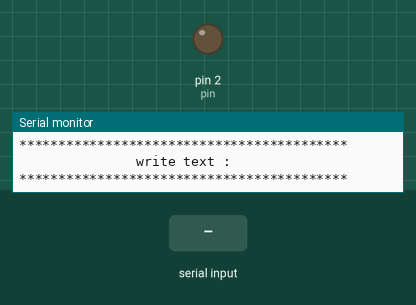
This sketch was run on a simulated Arduino Uno, built with avr-gcc and run on an emulated ATmega328P. Parts: output pins drawn as LEDs (lit = HIGH), the last lines printed to the serial monitor. The inputs (shaded band) are chosen by the test bench.

Above: at 1.2 s.
1.3 s: "1" received over Serial
At 2.3 s:
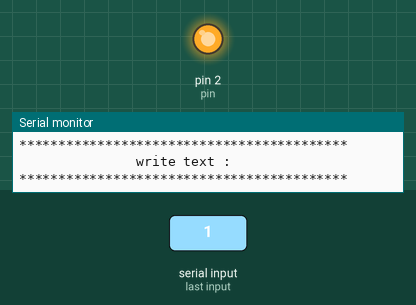
2.8 s: "0" received over Serial
At 3.4 s:
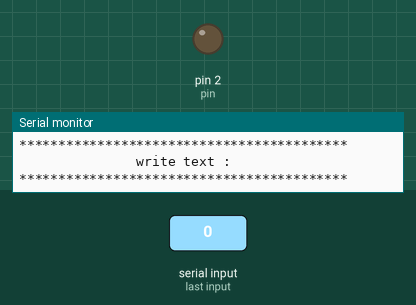
Timing chart, 0 to 5.8 s (numbered marks = the images above; inputs shaded):
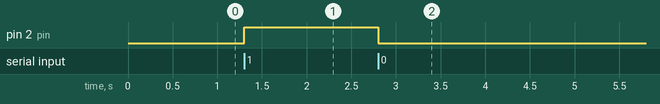

Measured:
- after the input at 1.3 s, pin 2 (pin): LOW → HIGH at once
- after the input at 2.8 s, pin 2 (pin): HIGH → LOW at once

The sketch:

bin_sat.ino
```cpp
int pin=2;
int vitesse = 1; ////televerse speed///ideal=10
int v= vitesse*10;


void d1()
{
  digitalWrite(pin, HIGH);
  delay(v);
}


void d0()
{
  digitalWrite(pin, LOW);
  delay(v);
}


void morse(char c)
{

  switch (c) {


    case '1':
    d1();
    break;

    case '0':
    d0();
    break;
  }
}

void setup() {

  pinMode(pin, OUTPUT);

  Serial.begin(9600);
}

int x=0;
void loop()
{
char c;

if(x==0){
 Serial.println("\n******************************************");
 Serial.println("               write text :");
 Serial.println("******************************************");
 x=1;
 }

while(Serial.available()){
  x=0;
  c=(char)Serial.read() ;
  Serial.print(c);
  morse(c);
  }
}
```
